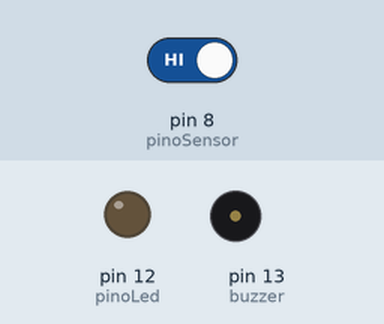
Simulated run of this sketch. Board: Arduino Uno, built with avr-gcc and run on an emulated ATmega328P. Shown: output pins drawn as LEDs (lit = HIGH), buzzer (waves = sounding). Inputs (shaded band) come from the test bench; at power-on: pin 8 (pinoSensor) HIGH.

Above: at 1.2 s.
1.3 s: pin 8 (pinoSensor) driven LOW
At 2.4 s:
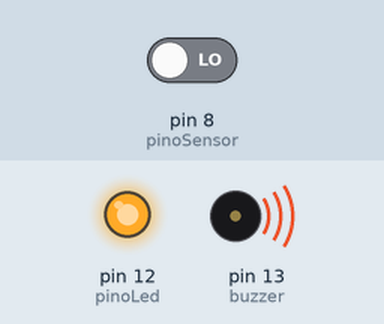
2.8 s: pin 8 (pinoSensor) driven HIGH
At 3.7 s:
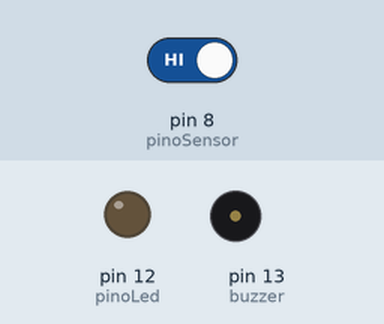
Timing chart, 0 to 5.8 s (numbered marks = the images above; inputs shaded):
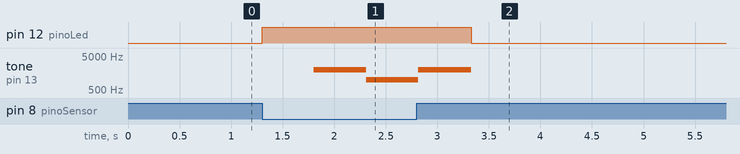

Measured:
- after the input at 1.3 s, pin 12 (pinoLed): LOW → HIGH at once; tone on pin 13 (buzzer): silent → 2000 Hz after 0.50 s, → 1000 Hz 0.51 s later
- after the input at 2.8 s, pin 12 (pinoLed): HIGH → LOW after 0.53 s

The sketch:

sensorPresenca.ino
```cpp
int pinoLed = 12;
int pinoSensor = 8;
int buzzer = 13;

void setup() {
  pinMode(pinoSensor, INPUT);
  pinMode(pinoLed, OUTPUT);
  pinMode(buzzer, OUTPUT);
  digitalWrite(pinoLed, LOW);
}

void loop() {
  if (digitalRead(pinoSensor) == LOW) {
    digitalWrite(pinoLed, HIGH);
    dispararSirene();
  } else {
    digitalWrite(pinoLed, LOW);
    noTone(buzzer);
  }
}


void dispararSirene() {
  for (int i = 1000; i <= 2000; i += 10) { // Frequência crescente
    tone(buzzer, i);
    delay(5); // Tempo entre os tons
  }
  for (int i = 2000; i >= 1000; i -= 10) { // Frequência decrescente
    tone(buzzer, i);
    delay(5); // Tempo entre os tons
  }
}
```
